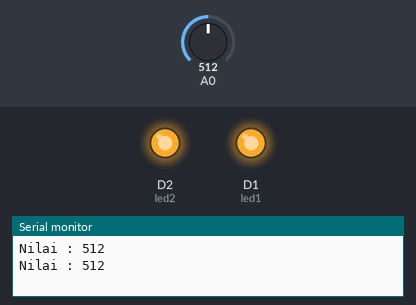
This sketch was run on a simulated ESP8266 (NodeMCU). Shown: output pins drawn as LEDs (lit = HIGH), the last lines printed to the serial monitor. Inputs (shaded band) come from the test bench; at power-on: A0 = 512.

Above: at 1.8 s.
1.9 s: A0 set to 588
4.2 s: A0 set to 610
At 7.2 s:
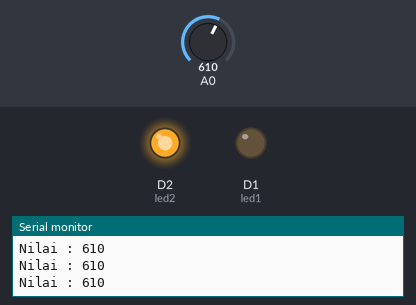
7.5 s: A0 set to 590
At 9.7 s:
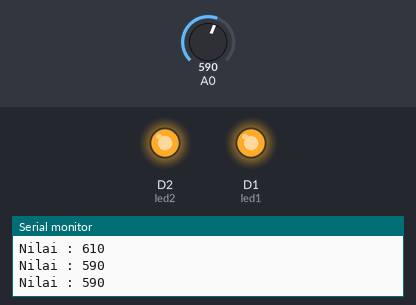
10.5 s: A0 set to 609
At 13.3 s:
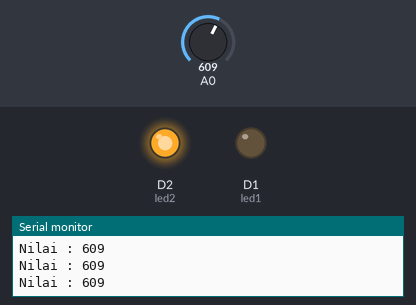
Timing chart, 0 to 14.5 s (numbered marks = the images above; inputs shaded):
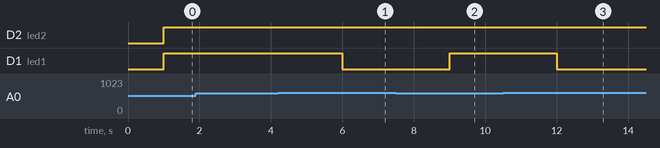

Measured:
- the behaviour switches between 599 and 600 on A0 (found by bisection; images 0 and 1)
- after the input at 4.2 s, D1 (led1): HIGH → LOW after 1.8 s
- after the input at 7.5 s, D1 (led1): LOW → HIGH after 1.5 s
- after the input at 10.5 s, D1 (led1): HIGH → LOW after 1.5 s

The sketch:

led_potensiometer.ino
```cpp
// C++ code
int led1 = D1;
int led2 = D2;

void setup() {
  Serial.begin(9600);
  pinMode(led1, OUTPUT);
  pinMode(led2, OUTPUT);
}

void loop() {
  int potentiometerValue = analogRead(A0);
  Serial.print("Nilai : ");
  Serial.println(potentiometerValue);
  delay(1000);

  if (potentiometerValue >= 600) {
    digitalWrite(led1, LOW);
    digitalWrite(led2, HIGH);
  }
  else if (potentiometerValue <= 599) {
    digitalWrite(led1, HIGH);
    digitalWrite(led2, HIGH);
  }

}
```
